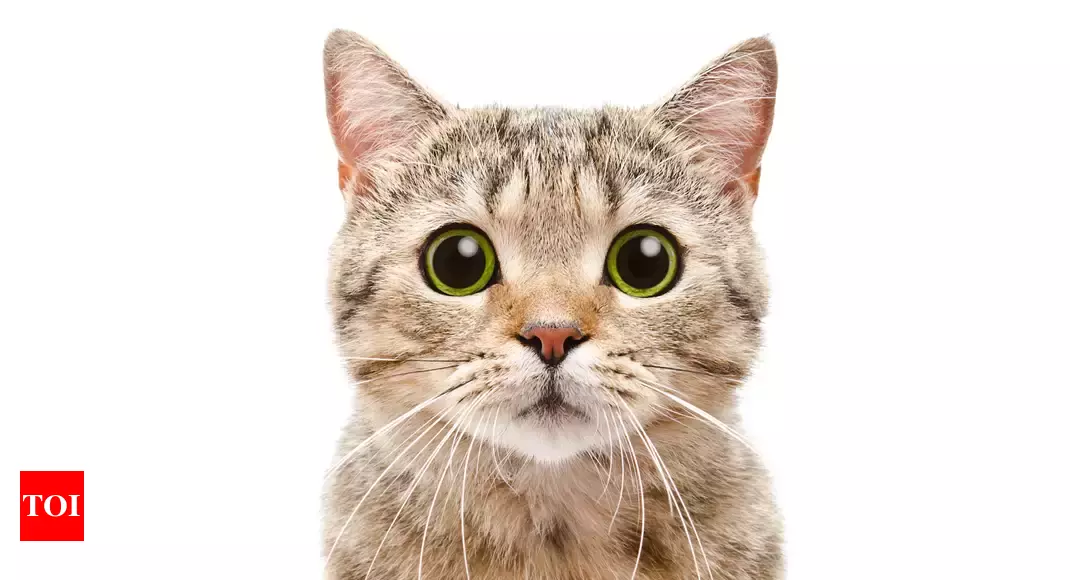
#> input picture images/cat.webp, 1070 x 580 px
$ python basic.py
#> lines starting #> are read from the running program, lines starting #| are printed output that depends on the picture; after the words box and inside, x2 and y2 are one past the last pixel; in counts of white or black regions, pixels touching at a corner belong together
import cv2 as cv

img=cv.imread('images/cat.webp')
#> img is the input picture: shape (580, 1070, 3); mean B, G, R 213.7, 221, 231.8
cv.imshow('Cat',img)

#   Converting to Grayscale

gray=cv.cvtColor(img,cv.COLOR_BGR2GRAY)
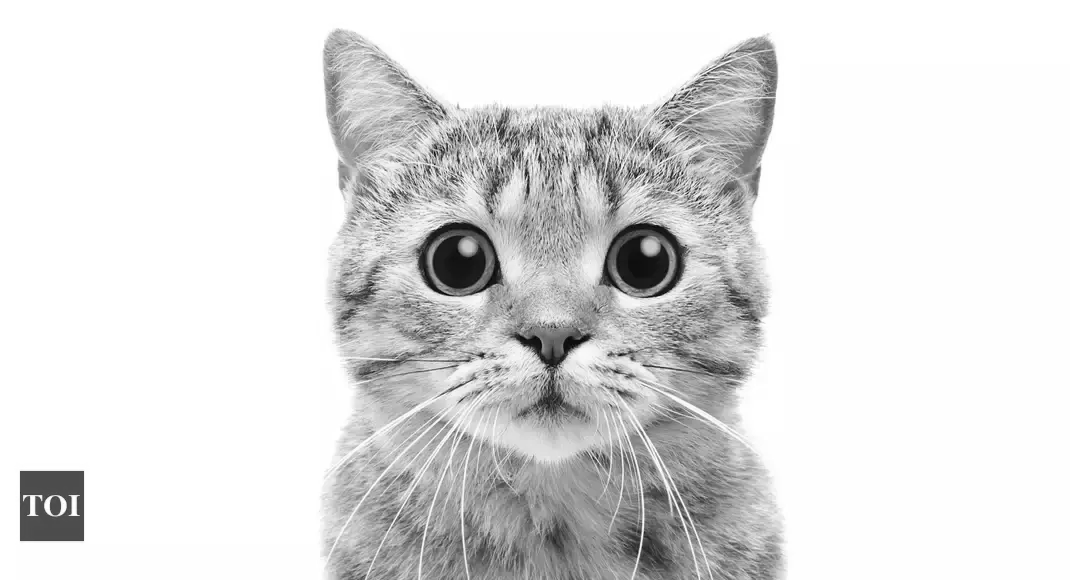
#> gray: shape (580, 1070); min 1, max 255, mean 223.3
cv.imshow('Gray',gray)

#   Blur

blur=cv.GaussianBlur(img,(11,11),cv.BORDER_DEFAULT)
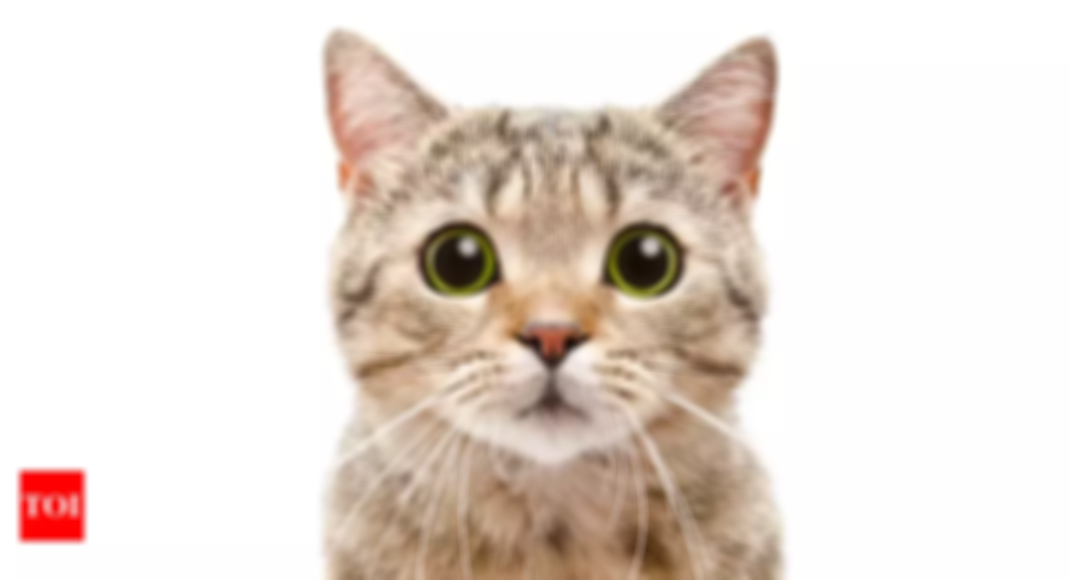
#> blur: shape (580, 1070, 3); mean B, G, R 213.7, 221, 231.8
cv.imshow('Blur',blur)

#   Edge Cascade

canny=cv.Canny(img,125,175)
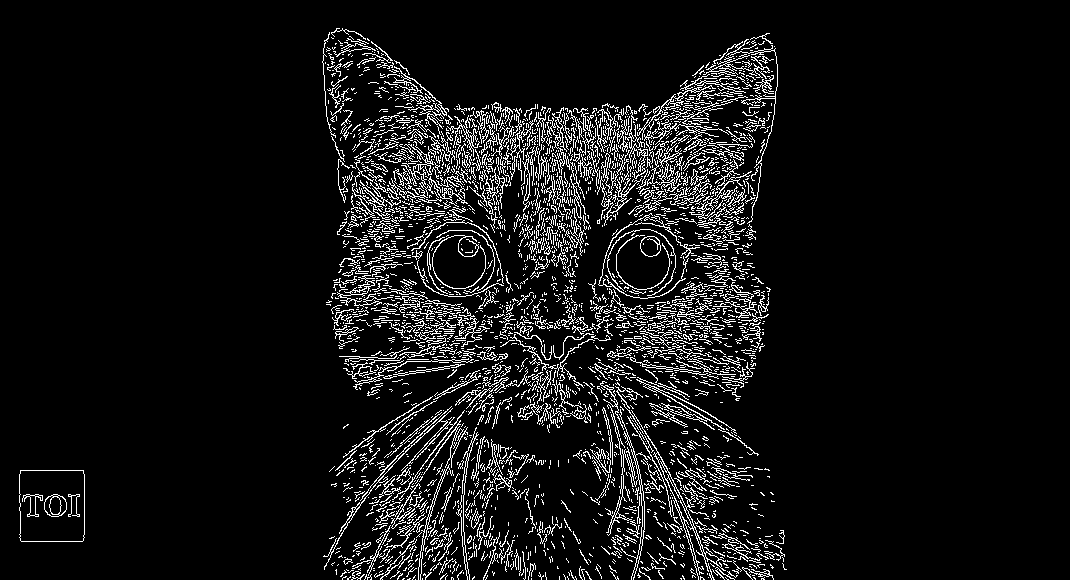
#> canny: shape (580, 1070); 7.6% white in thin lines or dots, all inside (x1, y1, x2, y2) = (19, 28, 787, 580)
cv.imshow('Canny edges', canny)

#   Dilating the image

dilated=cv.dilate(canny,(3,3), iterations=3)
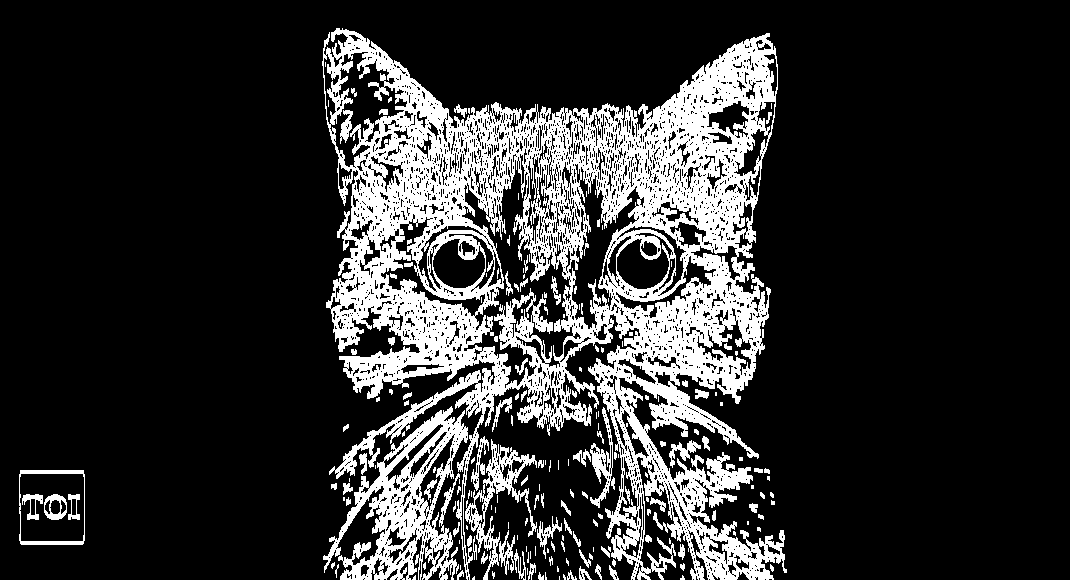
#> dilated: shape (580, 1070); 18.9% white; 197 white regions (101 under 20 px), largest, box (x1, y1, x2, y2) and area: (322, 28, 787, 580) 97510, (323, 406, 468, 580) 9081, (465, 439, 537, 580) 2229
cv.imshow('Dilated', dilated)

#   Eroding

eroded=cv.erode(dilated,(3,3), iterations=1)
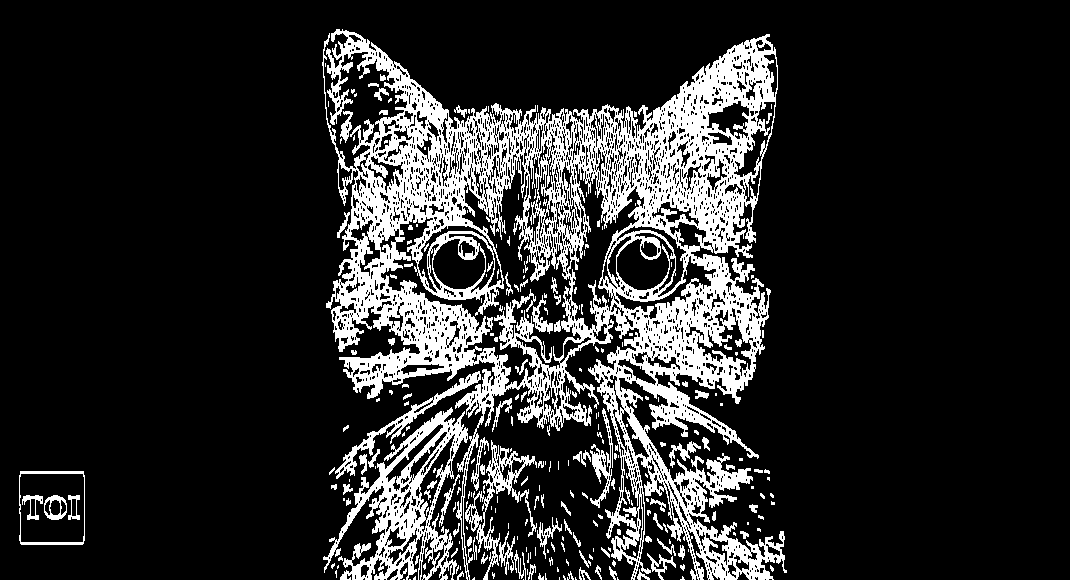
#> eroded: shape (580, 1070); 16.8% white; 273 white regions (175 under 20 px), largest, box (x1, y1, x2, y2) and area: (322, 29, 787, 580) 84220, (323, 407, 468, 580) 7756, (465, 440, 537, 580) 1892
cv.imshow('Eroded', eroded)

#   Resize

resized=cv.resize(img,(500,500), interpolation=cv.INTER_LINEAR_EXACT)
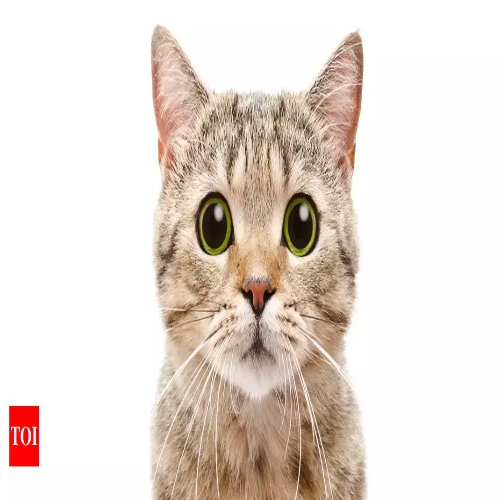
#> resized: shape (500, 500, 3); mean B, G, R 213.7, 221, 231.8
cv.imshow('Revised',resized)

#   Cropping

cropped=img[50:200, 200:400]
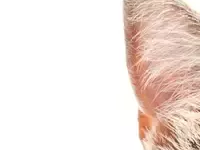
#> cropped: shape (150, 200, 3); mean B, G, R 222.7, 228.9, 241.9
cv.imshow('Cropped', cropped)

cv.waitKey(0)
